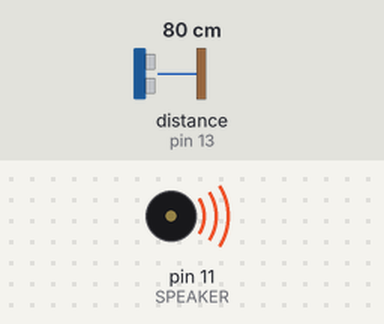
Bench run of a sketch on a simulated Arduino Uno, built with avr-gcc and run on an emulated ATmega328P. On the bench: buzzer (waves = sounding). Wiring (inferred from the names in the program): ultrasonic range finder: trigger pin 12; echo pin 13. Inputs (shaded band) come from the test bench; at power-on: distance to the obstacle (sensor on pin 13) 80 cm. The echo pulse lasts 58.3 µs per cm; what the sketch prints to the serial monitor is not drawn.

Above: at 0.1 s.
Timing chart, 0 to 1.7 s (numbered marks = the images above):
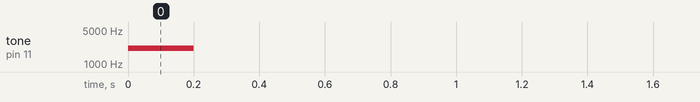

The sketch:

SonarIHC.ino
```cpp
#define echoPin 13 //Pino 13 recebe o pulso do echo
#define trigPin 12 //Pino 12 envia o pulso para gerar o echo
const int SPEAKER =11; //Speaker junto com o contador
const int NOTE = 2093; //Frequencia do Re 7
const unsigned int DURATION = 200; //duracao da nota

void setup()
{
   Serial.begin(9600); //inicia a porta serial
   pinMode(echoPin, INPUT); // define o pino 13 como entrada (recebe)
   pinMode(trigPin, OUTPUT); // define o pino 12 como saida (envia)
   tone(SPEAKER,NOTE,DURATION);
   delay(3000);
}

void loop()
{
  //seta o pino 12 com um pulso baixo "LOW" ou desligado ou ainda 0
    digitalWrite(trigPin, LOW);
  // delay de 2 microssegundos
    delayMicroseconds(2);
  //seta o pino 12 com pulso alto "HIGH" ou ligado ou ainda 1
    digitalWrite(trigPin, HIGH);
  //delay de 10 microssegundos
    delayMicroseconds(10);
  //seta o pino 12 com pulso baixo novamente
    digitalWrite(trigPin, LOW);
  //pulseInt lê o tempo entre a chamada e o pino entrar em high
    long duration = pulseIn(echoPin,HIGH);
  //Esse calculo é baseado em s = v . t, lembrando que o tempo vem dobrado
  //porque é o tempo de ida e volta do ultrassom
    long distancia = duration /29 / 2 ;

    if(distancia > 300)
        distancia = 300;

    //tone(SPEAKER,distancia * 100 + 1900,DURATION);


    Serial.print("Distancia em CM: ");
    Serial.println(distancia);
    delay(180); //espera 1 segundo para fazer a leitura novamente

}
```
